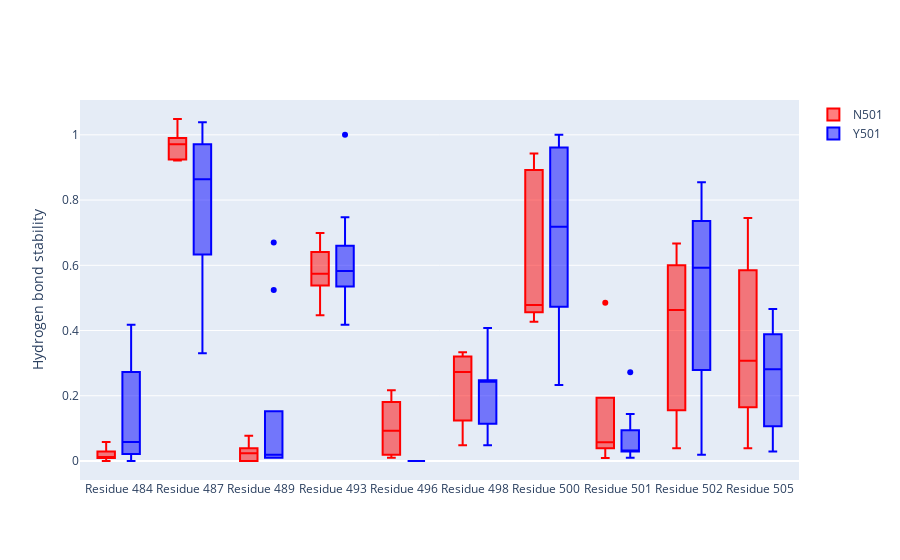

Source (notebook cell):
### Markdown cell above
Now to highligh differences we will use a boxplot with averages and standard deviations.<br />
We will also discard hydrogen bonds with 0 or near stability.

### Code cell
fig = go.Figure()

# Set the residues to be displayed
# Display only residues which reach a minimum of stability in at least one of the simulations in any group
minimum_stability_cutoff = 0.2
def is_displayed (residue : int) -> bool:
    for hbonds_analyses in hbonds_data.values():
        for hbonds_analysis in hbonds_analyses:
            if hbonds_analysis[residue] >= minimum_stability_cutoff:
                return True
    return False

display_residues = [residue for residue in target_residues if is_displayed(residue) ]

# Iterate over the groups
for group_name, hbonds_analyses in hbonds_data.items():
    x = []
    y = []
    for residue in display_residues:
        residue_stability_values = [ hb[residue] for hb in hbonds_analyses ]
        y += residue_stability_values
        # Literally repeate the name of the residue several times
        # This is useless for further sorting
        x += [ 'Residue ' + str(residue) for i in range(len(residue_stability_values)) ]
        
    box = go.Box(
        name = group_name,
        x = x, y = y,
        line = {'color':colors[group_name]}
    )
    fig.add_trace(box)

# Group together boxes of the same residue
fig.update_layout(
    yaxis_title='Hydrogen bond stability',
    # Group together boxes of the same residue
    boxmode='group'
)
fig.show()

### Figure 1 — Plotly figure (JSON) as saved in the notebook; plotly's stock layout.template omitted (floating-point values rounded to 4 significant figures)
{"data": [{"line": {"color": "red"}, "name": "N501", "type": "box", "x": ["Residue 484", "Residue 484", "Residue 484", "Residue 484", "Residue 484", "Residue 484", "Residue 487", "Residue 487", "Residue 487", "Residue 487", "Residue 487", "Residue 487", "Residue 489", "Residue 489", "Residue 489", "Residue 489", "Residue 489", "Residue 489", "Residue 493", "Residue 493", "Residue 493", "Residue 493", "Residue 493", "Residue 493", "Residue 496", "Residue 496", "Residue 496", "Residue 496", "Residue 496", "Residue 496", "Residue 498", "Residue 498", "Residue 498", "Residue 498", "Residue 498", "Residue 498", "Residue 500", "Residue 500", "Residue 500", "Residue 500", "Residue 500", "Residue 500", "Residue 501", "Residue 501", "Residue 501", "Residue 501", "Residue 501", "Residue 501", "Residue 502", "Residue 502", "Residue 502", "Residue 502", "Residue 502", "Residue 502", "Residue 505", "Residue 505", "Residue 505", "Residue 505", "Residue 505", "Residue 505"], "y": [0.05825, 0.02913, 0.009709, 0, 0.009434, 0.009804, 1.049, 0.9903, 0.9612, 0.981, 0.9245, 0.9216, 0.07767, 0.03883, 0.009709, 0, 0.03774, 0, 0.4466, 0.6408, 0.699, 0.6095, 0.5377, 0.5392, 0.009709, 0.01942, 0.05825, 0.181, 0.217, 0.1275, 0.04854, 0.2816, 0.3204, 0.1238, 0.2642, 0.3333, 0.4272, 0.4757, 0.4563, 0.9429, 0.4811, 0.8922, 0.4854, 0.06796, 0.1942, 0.009524, 0.04717, 0.03922, 0.03883, 0.3981, 0.1553, 0.6, 0.5283, 0.6667, 0.03883, 0.2427, 0.165, 0.3714, 0.5849, 0.7451]}, {"line": {"color": "blue"}, "name": "Y501", "type": "box", "x": ["Residue 484", "Residue 484", "Residue 484", "Residue 484", "Residue 484", "Residue 484", "Residue 484", "Residue 484", "Residue 484", "Residue 487", "Residue 487", "Residue 487", "Residue 487", "Residue 487", "Residue 487", "Residue 487", "Residue 487", "Residue 487", "Residue 489", "Residue 489", "Residue 489", "Residue 489", "Residue 489", "Residue 489", "Residue 489", "Residue 489", "Residue 489", "Residue 493", "Residue 493", "Residue 493", "Residue 493", "Residue 493", "Residue 493", "Residue 493", "Residue 493", "Residue 493", "Residue 496", "Residue 496", "Residue 496", "Residue 496", "Residue 496", "Residue 496", "Residue 496", "Residue 496", "Residue 496", "Residue 498", "Residue 498", "Residue 498", "Residue 498", "Residue 498", "Residue 498", "Residue 498", "Residue 498", "Residue 498", "Residue 500", "Residue 500", "Residue 500", "Residue 500", "Residue 500", "Residue 500", "Residue 500", "Residue 500", "Residue 500", "Residue 501", "Residue 501", "Residue 501", "Residue 501", "Residue 501", "Residue 501", "Residue 501", "Residue 501", "Residue 501", "Residue 502", "Residue 502", "Residue 502", "Residue 502", "Residue 502", "Residue 502", "Residue 502", "Residue 502", "Residue 502", "Residue 505", "Residue 505", "Residue 505", "Residue 505", "Residue 505", "Residue 505", "Residue 505", "Residue 505", "Residue 505"], "y": [0.2308, 0.02913, 0.05825, 0.1845, 0, 0.04854, 0.3981, 0, 0.4175, 0.9231, 0.9515, 1.029, 0.4078, 0.8641, 0.3301, 1.039, 0.7087, 0.8544, 0.009615, 0.01942, 0.009709, 0.5243, 0.02913, 0.6699, 0.01942, 0.02913, 0.009709, 0.4519, 0.4175, 0.6214, 1, 0.6311, 0.7476, 0.5631, 0.5631, 0.5825, 0, 0, 0, 0, 0, 0, 0, 0, 0, 0.04808, 0.165, 0.2427, 0.4078, 0.2427, 0.2621, 0.04854, 0.2427, 0.1359, 0.9327, 0.5437, 0.9515, 0.466, 0.4757, 0.233, 0.7184, 0.9903, 1.0, 0.1442, 0.02913, 0.02913, 0.02913, 0.07767, 0.2718, 0.04854, 0.009709, 0.02913, 0.4808, 0.7282, 0.5922, 0.01942, 0.3301, 0.1262, 0.8544, 0.7573, 0.7087, 0.375, 0.3786, 0.1068, 0.02913, 0.1068, 0.1553, 0.466, 0.2816, 0.4175]}], "layout": {"boxmode": "group", "yaxis": {"title": {"text": "Hydrogen bond stability"}}}}
